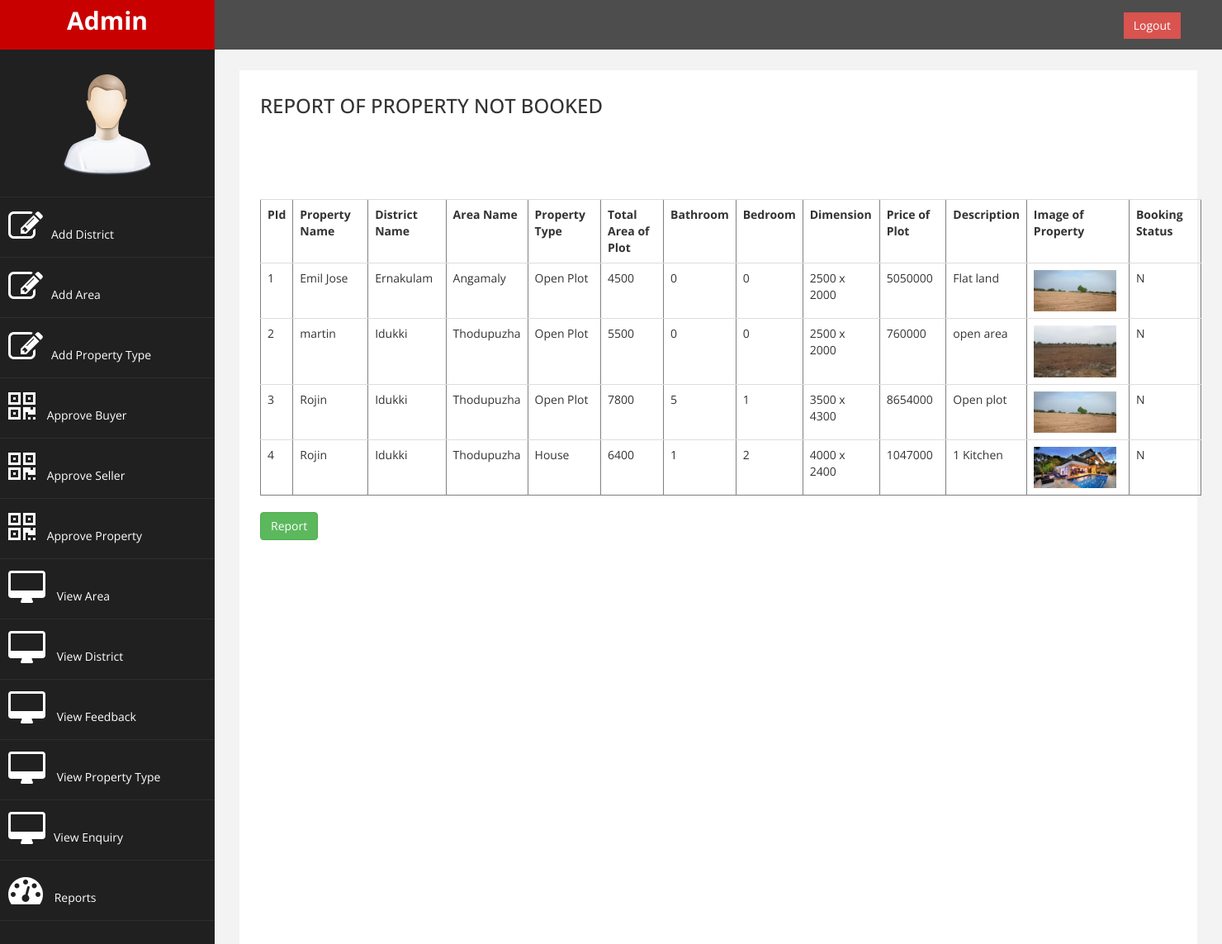
Page /admin/reportpropnb.php on the committed database.
### tables this page shows
CREATE TABLE IF NOT EXISTS `property` (
  `pid` int(2) NOT NULL AUTO_INCREMENT,
  `pname` varchar(30) NOT NULL,
  `propid` int(2) NOT NULL,
  `did` int(2) NOT NULL,
  `aid` int(2) NOT NULL,
  `ta` int(10) NOT NULL,
  `price` int(10) NOT NULL,
  `bedroom` varchar(2) NOT NULL,
  `bathroom` varchar(2) NOT NULL,
  `dimensions` varchar(50) NOT NULL,
  `pdesc` varchar(50) NOT NULL,
  `pimage` varchar(250) NOT NULL,
  `status` varchar(10) NOT NULL,
  `pdate` date NOT NULL,
  `pbstatus` varchar(10) NOT NULL,
  `srid` int(2) NOT NULL,
  `bid` int(2) DEFAULT NULL,
  `bkdate` date DEFAULT NULL,
  PRIMARY KEY (`pid`)
);

CREATE TABLE IF NOT EXISTS `district` (
  `did` int(2) NOT NULL AUTO_INCREMENT,
  `dname` varchar(18) NOT NULL,
  PRIMARY KEY (`did`)
);

CREATE TABLE IF NOT EXISTS `area` (
  `aid` int(2) NOT NULL AUTO_INCREMENT,
  `aname` varchar(20) NOT NULL,
  `did` int(2) NOT NULL,
  PRIMARY KEY (`aid`)
);

CREATE TABLE IF NOT EXISTS `proptype` (
  `propid` int(2) NOT NULL AUTO_INCREMENT,
  `ptype` varchar(10) NOT NULL,
  PRIMARY KEY (`propid`)
);

### classes/DataAccess.class.php (the view, shortened to what this page needs)
<?php
class DataAccess
{
	private $_con,$_query,$_errors;
	public function __construct()
	{
		if(!$this->_con=mysqli_connect(DB_HOST,DB_USER,DB_PASSWORD,DB_NAME))
		{
			die("connection Error");
		}
	}
    public function getDataJoin($fields,$table,$condition = "1",$join=NULL)
	{
		$this->_query = "select ";
		if(is_array($fields))
		{
				$this->_query.=implode(",",$fields);
        }
		$this->_query.=" from $table ";
        if(isset($join) && $join!=NULL)
        {
            if(is_array($join))
            {
                foreach($join as $i=>$v)
                {
                    if(is_array($v))
                    {
                        if($v['1']=='innerjoin' || $v['1']=='join' || $v['1']=='')
                        {
                            $this->_query.=" inner join ".$i." on ".$v['0'];
                        }
                    }
                }
            }
        }
        $this->_query.=" where $condition";
		$resref=mysqli_query($this->_con,$this->_query);
		$dataArr = array();
		if(mysqli_num_rows($resref))
		{
			while($rows = mysqli_fetch_assoc($resref))
			{
				$dataArr[] = $rows;
			}
		}
		return $dataArr;
	}
    public function selectAsTable($fields,$table,$condition="1",$join=NULL,$actions=null,$config=null)
    {
        $resultArr=$this->getDataJoin($fields,$table,$condition,$join);
        $str="";
        $srno=1;
        foreach($resultArr as $values)
        {
            $str.="<tr>";
            if(isset($config['srno']) && $config['srno']==true)
            {
                $str.="<td>";
                $str.=$srno++;
                $str.="</td>";
            }
            foreach($values as $key=>$val)
            {
                $flag=1;
                if($flag==1)
                {
                    if(isset($config['images']) && isset($config['images']['field']) && $key==$config['images']['field'])
                    {
                        if(isset($config['hiddenfields']))
                        {
                            if(!in_array($key,$config['hiddenfields']))
                            {
                                $str.="<td><img src='".$config['images']['path'].$val."' ";
                                foreach($config['images']['attributes'] as $attr=>$attrval)
                                {
                                    $str.=$attr."='".$attrval."' ";
                                }
                                $str.=" /></td>";
                                $flag=0;
                            }
                        }
                    }
                }
                if($flag==1)
                {
                if(isset($config['hiddenfields']))
                {
                    if(!in_array($key,$config['hiddenfields']))
                    {
                        $str.="<td>".$val."</td>";
                    }
                }
                else
                    $str.="<td>".$val."</td>";
                }
            }
            $str.="</tr>";
        }
        return $str;
    }
}
?>

### admin/assets/css/custom.css (style rules this page uses)
body { font-family: 'Open Sans', sans-serif; }

### rows in the picture
property: pname "Emil Jose", ta "4500", bathroom "0", bedroom "0", dimensions "2500 x 2000", price "5050000", pdesc "Flat land", pimage (picture), pbstatus "N"
district: dname "Ernakulam"
area: aname "Angamaly"
proptype: ptype "Open Plot"
property: pname "martin", ta "5500", bathroom "0", bedroom "0", dimensions "2500 x 2000", price "760000", pdesc "open area", pimage (picture), pbstatus "N"
district: dname "Idukki"
area: aname "Thodupuzha"
property: pname "Rojin", ta "7800", bathroom "5", bedroom "1", dimensions "3500 x 4300", price "8654000", pdesc "Open plot", pimage (picture), pbstatus "N"
property: pname "Rojin", ta "6400", bathroom "1", bedroom "2", dimensions "4000 x 2400", price "1047000", pdesc "1 Kitchen", pimage (picture), pbstatus "N"
proptype: ptype "House"
